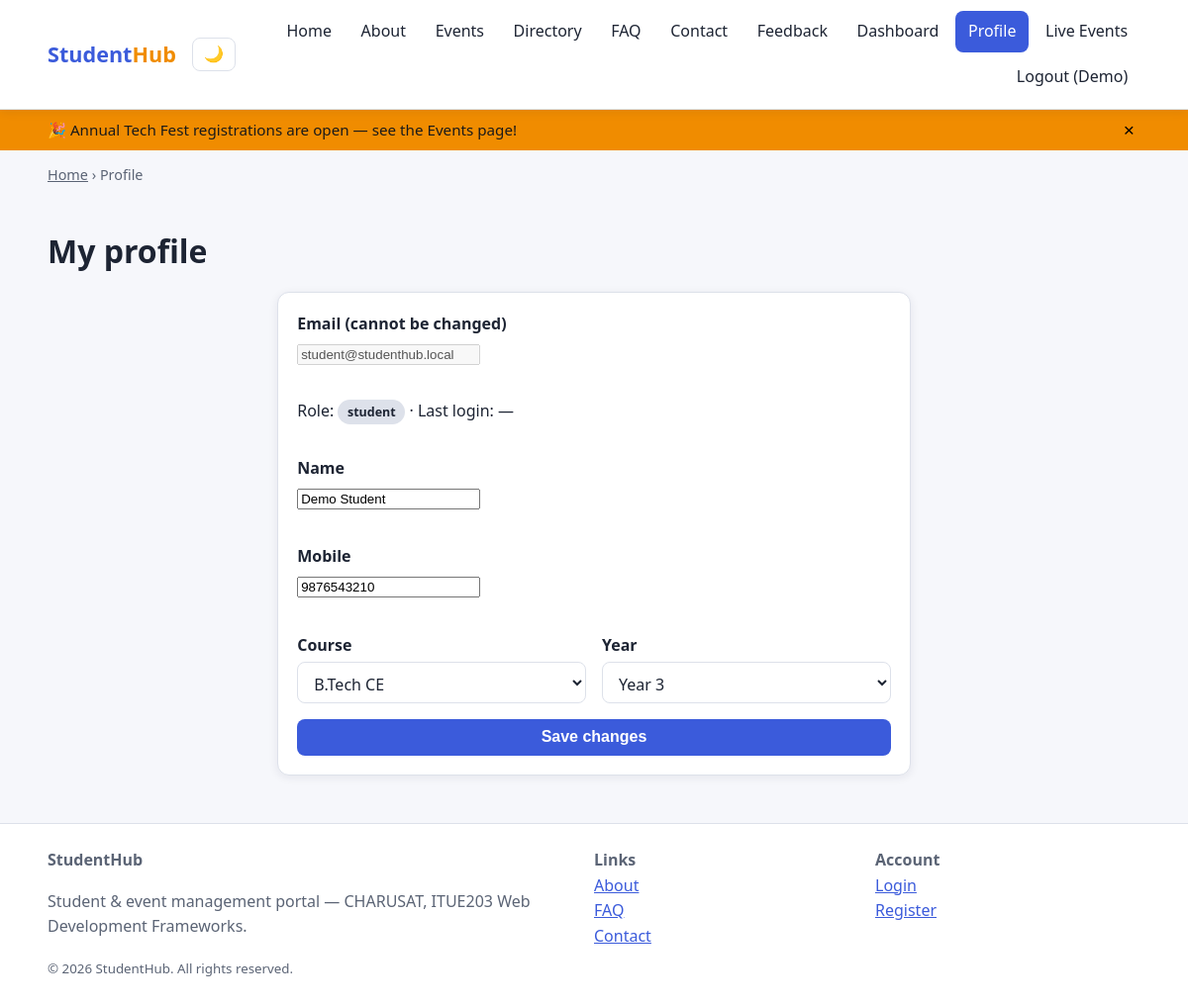
The app's page /profile.php (signed in) with its own data.
### tables this page shows
CREATE TABLE students (
  id INT UNSIGNED AUTO_INCREMENT PRIMARY KEY,
  user_id INT UNSIGNED NULL,
  name VARCHAR(80) NOT NULL,
  email VARCHAR(120) NOT NULL UNIQUE,
  mobile CHAR(10) NOT NULL,
  course VARCHAR(40) NOT NULL,
  year TINYINT NOT NULL,
  gender ENUM('Male','Female','Other') NOT NULL,
  status ENUM('active','deleted') NOT NULL DEFAULT 'active',
  created_at TIMESTAMP DEFAULT CURRENT_TIMESTAMP,
  FOREIGN KEY (user_id) REFERENCES users(id) ON DELETE SET NULL
);

CREATE TABLE users (
  id INT UNSIGNED AUTO_INCREMENT PRIMARY KEY,
  name VARCHAR(80) NOT NULL,
  email VARCHAR(120) NOT NULL UNIQUE,
  password_hash VARCHAR(255) NOT NULL,
  role ENUM('admin','student') NOT NULL DEFAULT 'student',
  status ENUM('active','inactive') NOT NULL DEFAULT 'active',
  last_login DATETIME NULL,
  created_at TIMESTAMP DEFAULT CURRENT_TIMESTAMP
);

### includes/functions.php (called while the page is built, shortened)
<?php
function e($v): string { return htmlspecialchars((string)$v, ENT_QUOTES, 'UTF-8'); }
function base_url(): string {
    $script = str_replace('\\', '/', $_SERVER['SCRIPT_NAME']);
    return preg_replace('#/(admin|api)/[^/]*$|/[^/]*$#', '/', $script);
}
function current_user(): ?array { return $_SESSION['user'] ?? null; }

### profile.php (the view, shortened to what this page needs)
<?php
$pageTitle = 'Profile'; require_once 'includes/functions.php'; require_once 'includes/db.php';
$uid = current_user()['id'];
$st = $pdo->prepare('SELECT u.*, s.mobile, s.course, s.year, s.gender, s.id sid FROM users u LEFT JOIN students s ON s.user_id=u.id WHERE u.id=?'); $st->execute([$uid]); $p = $st->fetch();
$errors = [];
require 'includes/header.php'; ?>
<h1>My profile</h1>
<form method="post" class="card form-card" novalidate><?= csrf_field() ?>
  <div class="form-grid">
    <div><label for="email">Email (cannot be changed)</label><input id="email" value="<?= e($p['email']) ?>" disabled></div>
    <p>Role: <span class="badge <?= e($p['role']) ?>"><?= e($p['role']) ?></span> · Last login: <?= e($p['last_login'] ?? '—') ?></p>
    <div><label for="name">Name</label><input id="name" name="name" value="<?= e($p['name']) ?>" required><div class="error-msg"><?= e($errors['name'] ?? '') ?></div></div>
    <?php if ($p['sid']): ?>
    <div><label for="mobile">Mobile</label><input id="mobile" name="mobile" value="<?= e($p['mobile']) ?>" maxlength="10"><div class="error-msg"><?= e($errors['mobile'] ?? '') ?></div></div>
    <div class="form-grid two"><div><label for="course">Course</label><select id="course" name="course"><?php foreach (COURSES as $c): ?><option <?= $p['course'] === $c ? 'selected' : '' ?>><?= e($c) ?></option><?php endforeach; ?></select></div>
    <div><label for="year">Year</label><select id="year" name="year"><?php for ($y = 1; $y <= 4; $y++): ?><option value="<?= $y ?>" <?= $p['year'] == $y ? 'selected' : '' ?>>Year <?= $y ?></option><?php endfor; ?></select></div></div>
    <?php endif; ?>
    <button class="btn">Save changes</button>
  </div>
</form>
<?php require 'includes/footer.php'; ?>

### includes/header.php (shortened to what this page needs)
<?php
require_once __DIR__ . '/functions.php';
$pageTitle = $pageTitle ?? 'StudentHub';
$root = base_url();
$cur = basename($_SERVER['SCRIPT_NAME']);
$user = current_user();
$nav = [['index.php', 'Home'], ['about.php', 'About'], ['events.php', 'Events'], ['directory.php', 'Directory'], ['faq.php', 'FAQ'], ['contact.php', 'Contact'], ['feedback.php', 'Feedback']];
if ($user) { $nav[] = ['dashboard.php', 'Dashboard']; $nav[] = ['profile.php', 'Profile']; $nav[] = ['api-demo.php', 'Live Events']; }
?>
<!DOCTYPE html>
<html lang="en">
<head>
<link rel="stylesheet" href="<?= $root ?>assets/css/style.css">
</head>
<body>
<header class="site-header">
  <div class="container nav-bar">
    <a class="brand" href="<?= $root ?>index.php">Student<span>Hub</span></a>
    <div class="nav-tools">
      <button class="theme-btn" id="themeToggle" aria-label="Toggle light/dark theme">🌙</button>
    </div>
    <nav aria-label="Main navigation" style="flex:1 1 auto">
      <ul class="nav-menu" id="navMenu" style="justify-content:flex-end">
        <?php foreach ($nav as [$href, $label]): ?>
          <li><a href="<?= $root . $href ?>" <?= $cur === basename($href) ? 'aria-current="page"' : '' ?>><?= $label ?></a></li>
        <?php endforeach; ?>
        <?php if ($user): ?>
          <li><a href="<?= $root ?>logout.php">Logout (<?= e(explode(' ', $user['name'])[0]) ?>)</a></li>
        <?php else: ?>
          <li><a href="<?= $root ?>login.php" <?= $cur === 'login.php' ? 'aria-current="page"' : '' ?>>Login</a></li>
          <li><a href="<?= $root ?>register.php" <?= $cur === 'register.php' ? 'aria-current="page"' : '' ?>>Register</a></li>
        <?php endif; ?>
      </ul>
    </nav>
  </div>
</header>
<div class="banner" id="banner" role="status"><div class="container"><span>🎉 Annual Tech Fest registrations are open — see the Events page!</span><button id="bannerClose" aria-label="Dismiss notification">&times;</button></div></div>
<div class="container">
  <?php if ($cur !== 'index.php'): ?>
  <nav class="breadcrumb" aria-label="Breadcrumb"><a href="<?= $root ?>index.php">Home</a> › <span><?= e($pageTitle) ?></span></nav>
  <?php endif; ?>
</div>
<main id="main" class="container">

### assets/css/style.css (style rules this page uses)
:root { --bg: #f6f7fb; --surface: #ffffff; --text: #1d2433; --muted: #5b6475; --primary: #3b5bdb; --primary-dark: #2f49b0; --accent: #f08c00; --danger: #c92a2a; --success: #2b8a3e; --border: #dde1ea; --radius: 12px; --shadow: 0 2px 10px rgba(20, 30, 60, .08); }
* { box-sizing: border-box; }
html { scroll-behavior: smooth; }
body { margin: 0; font-family: "Segoe UI", system-ui, -apple-system, Roboto, sans-serif; background: var(--bg); color: var(--text); line-height: 1.6; transition: background .25s, color .25s; }
a { color: var(--primary); }
.container { width: min(1140px, 92%); margin-inline: auto; }
.site-header { background: var(--surface); border-bottom: 1px solid var(--border); position: sticky; top: 0; z-index: 50; box-shadow: var(--shadow); }
.nav-bar { display: flex; align-items: center; justify-content: space-between; gap: 1rem; padding: .7rem 0; flex-wrap: wrap; }
.brand { font-weight: 800; font-size: 1.35rem; text-decoration: none; color: var(--primary); }
.brand span { color: var(--accent); }
.nav-menu { display: none; flex-direction: column; width: 100%; list-style: none; margin: 0; padding: 0; gap: .25rem; }
.nav-menu a { display: block; padding: .5rem .8rem; border-radius: 8px; text-decoration: none; color: var(--text); font-weight: 500; }
.nav-menu a:hover, .nav-menu a[aria-current="page"] { background: var(--primary); color: #fff; }
.theme-btn { background: none; border: 1px solid var(--border); border-radius: 8px; padding: .4rem .7rem; cursor: pointer; color: var(--text); font-size: 1rem; }
.nav-tools { display: flex; gap: .5rem; align-items: center; }
@media (min-width: 900px) { .nav-menu { display: flex; flex-direction: row; width: auto; flex-wrap: wrap; } }
@media (min-width: 900px) { .nav-bar { flex-wrap: nowrap; } }
.banner { background: var(--accent); color: #1a1a1a; padding: .55rem 0; font-size: .95rem; }
.banner .container { display: flex; justify-content: space-between; align-items: center; gap: 1rem; }
.banner button { background: transparent; border: 0; font-size: 1.2rem; cursor: pointer; }
.breadcrumb { font-size: .9rem; color: var(--muted); padding: .8rem 0 0; }
.breadcrumb a { color: var(--muted); }
main { padding: 1.5rem 0 3rem; min-height: 65vh; }
h1, h2, h3 { line-height: 1.25; }
.card { background: var(--surface); border: 1px solid var(--border); border-radius: var(--radius); padding: 1.2rem; box-shadow: var(--shadow); transition: transform .2s, box-shadow .2s; }
.badge { display: inline-block; padding: .15rem .6rem; border-radius: 99px; font-size: .78rem; font-weight: 600; background: var(--border); color: var(--text); }
.btn { display: inline-block; background: var(--primary); color: #fff; border: 0; padding: .6rem 1.2rem; border-radius: 8px; font-size: 1rem; font-weight: 600; cursor: pointer; text-decoration: none; transition: background .2s, transform .15s; }
.form-card { max-width: 640px; margin-inline: auto; }
.form-grid { display: grid; gap: 1rem; }
@media (min-width: 600px) { .form-grid.two { grid-template-columns: 1fr 1fr; } }
label { display: block; font-weight: 600; margin-bottom: .25rem; }
input[type=text], input[type=email], input[type=tel], input[type=password], input[type=date], input[type=search], input[type=number], select, textarea, input[type=file] { width: 100%; padding: .6rem .75rem; border: 1px solid var(--border); border-radius: 8px; background: var(--surface); color: var(--text); font: inherit; }
.error-msg { color: var(--danger); font-size: .85rem; min-height: 1.1em; margin-top: .2rem; }
input[type=text], input[type=email], input[type=tel], input[type=password], input[type=date], input[type=search], input[type=number], select { height: 2.6rem; }
select { appearance: auto; }

### records on screen
students: user.name "Demo", user.email "student@studenthub.local", user.role "student", user.last_login "—", name "Demo Student", mobile "9876543210", year "Year 3"

### other values on screen
$label "Home"
$label "About"
$label "Events"
$label "Directory"
$label "FAQ"
$label "Contact"
$label "Feedback"
$label "Dashboard"
$label "Profile"
$label "Live Events"
$pageTitle "Profile"
form field course "B.Tech CE"
